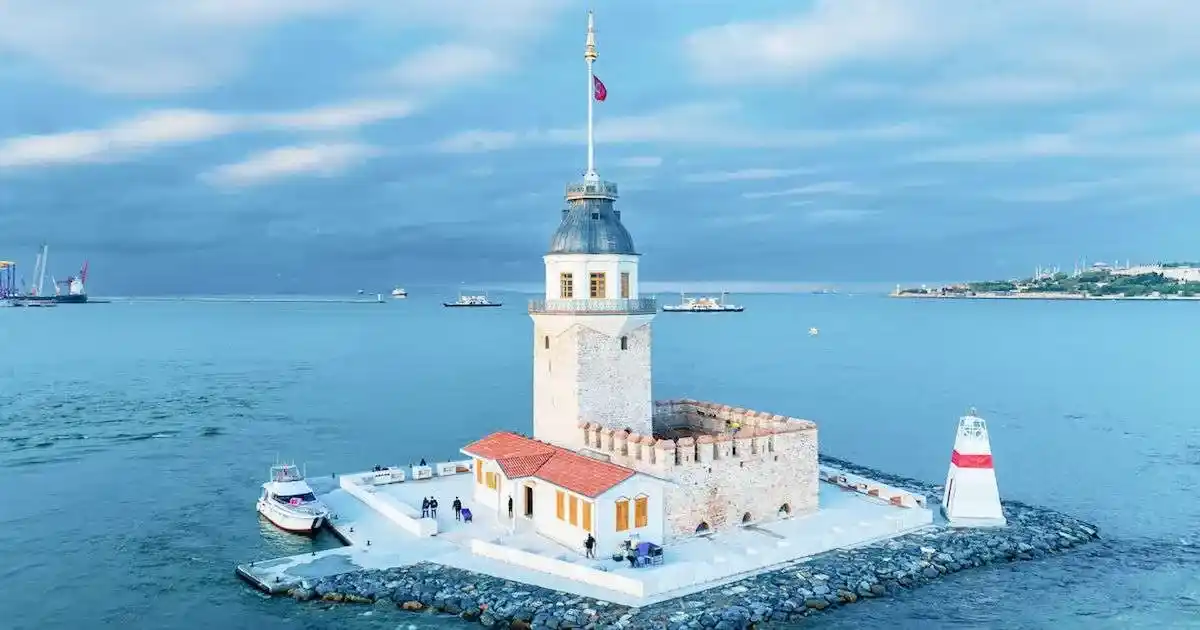
#> input picture resim1.webp, 1200 x 630 px
$ python first.py
#> lines starting #> are read from the running program, lines starting #| are printed output that depends on the picture

"""
Spyder Editor

This is a temporary script file.
"""

import cv2
from matplotlib import pyplot as plt


resim = cv2.imread("resim1.webp",0)
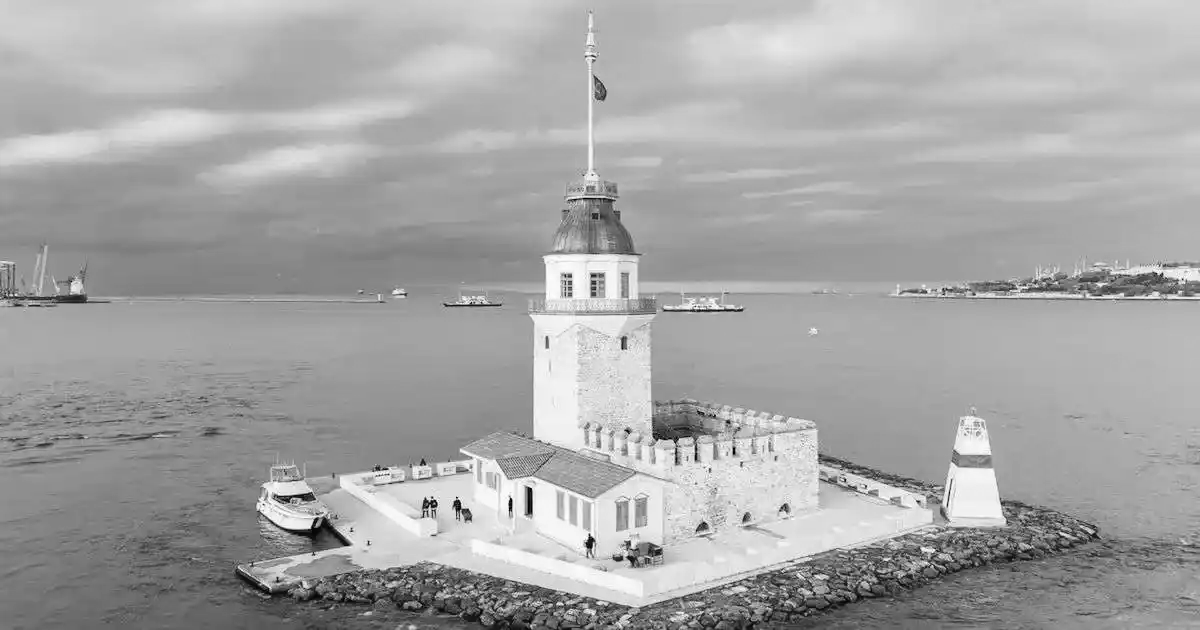
#> resim: shape (630, 1200); min 0, max 255, mean 165.9

cv2.imshow("resim", resim)
cv2.waitKey(3)
plt.imshow(resim,cmap="grey")
plt.show()

$ run again, with Jungfrauen-_oder_Leanderturm.jpg saved as resim1.webp
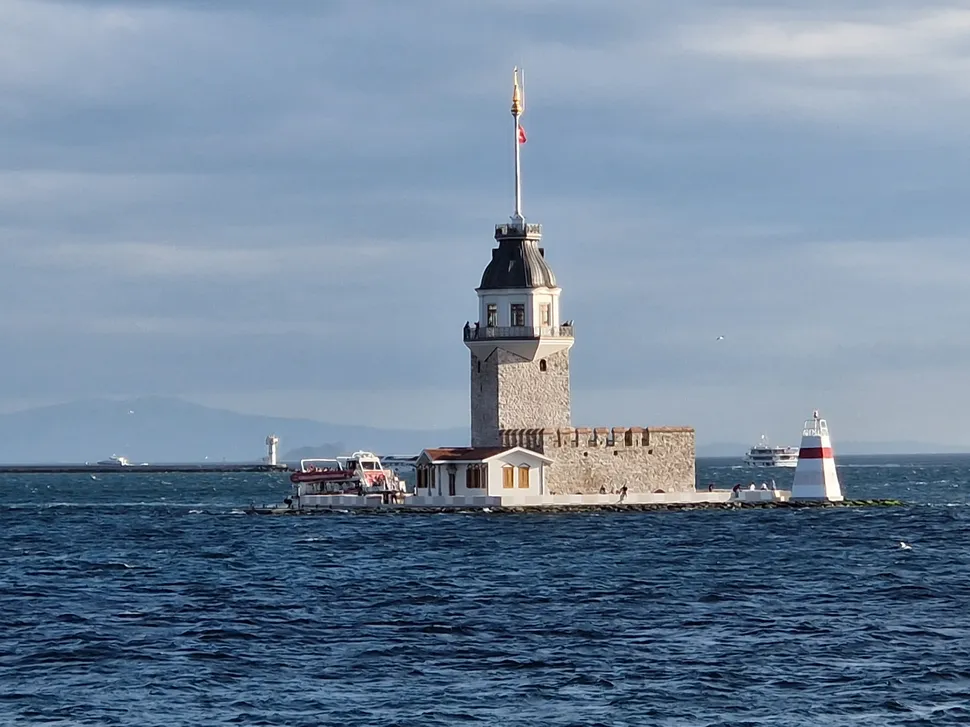
#> input picture Jungfrauen-_oder_Leanderturm.jpg, 970 x 727 px, shrunk from 4000 x 3000 before the run
#> `resim = cv2.imread("resim1.webp",0)`:
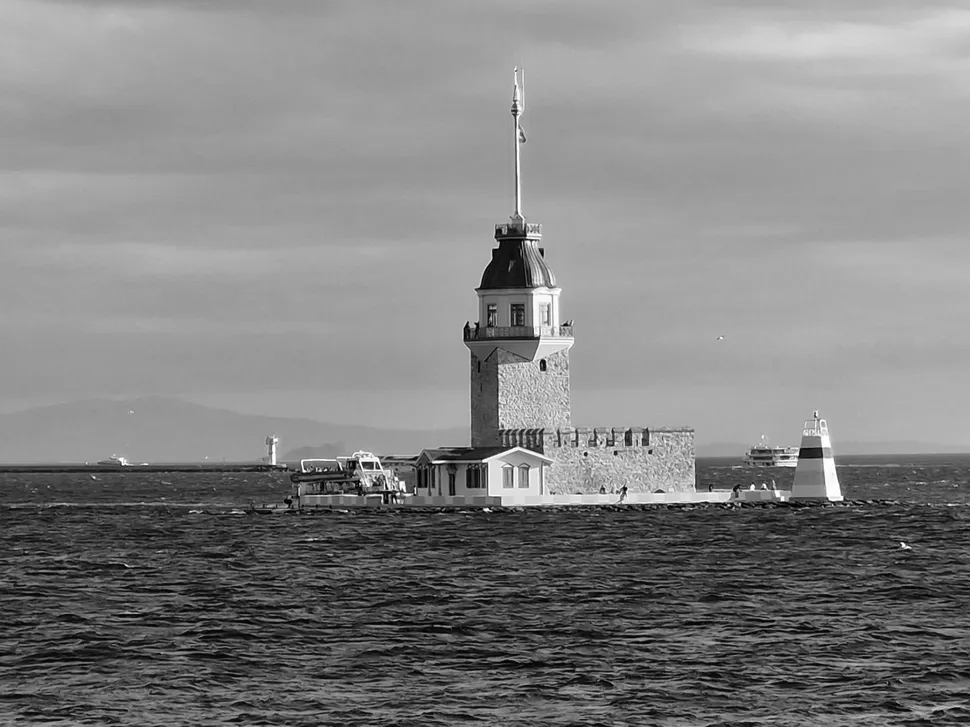
#> resim: shape (727, 970); min 0, max 255, mean 130.2

$ run again, with img1.jpg saved as resim1.webp
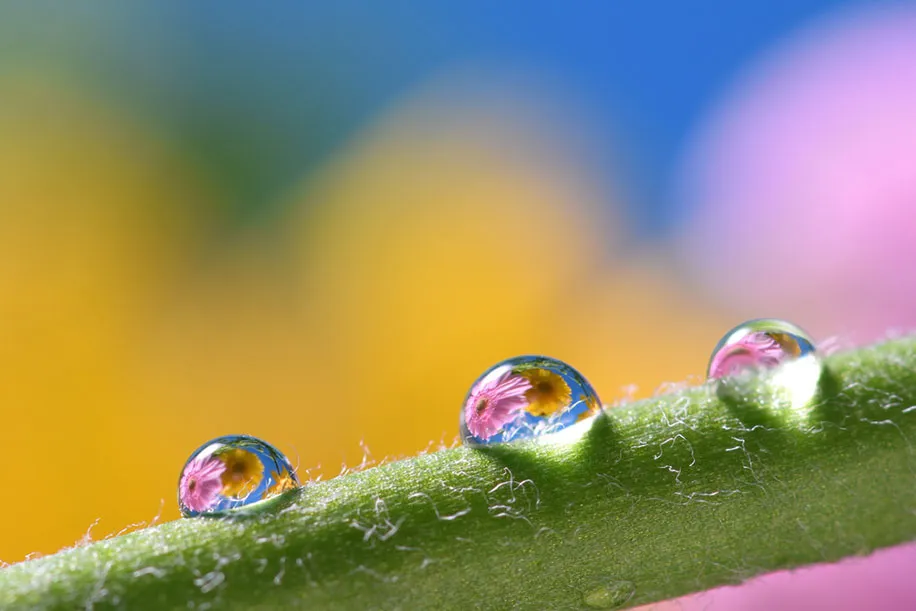
#> input picture img1.jpg, 916 x 611 px
#> `resim = cv2.imread("resim1.webp",0)`:
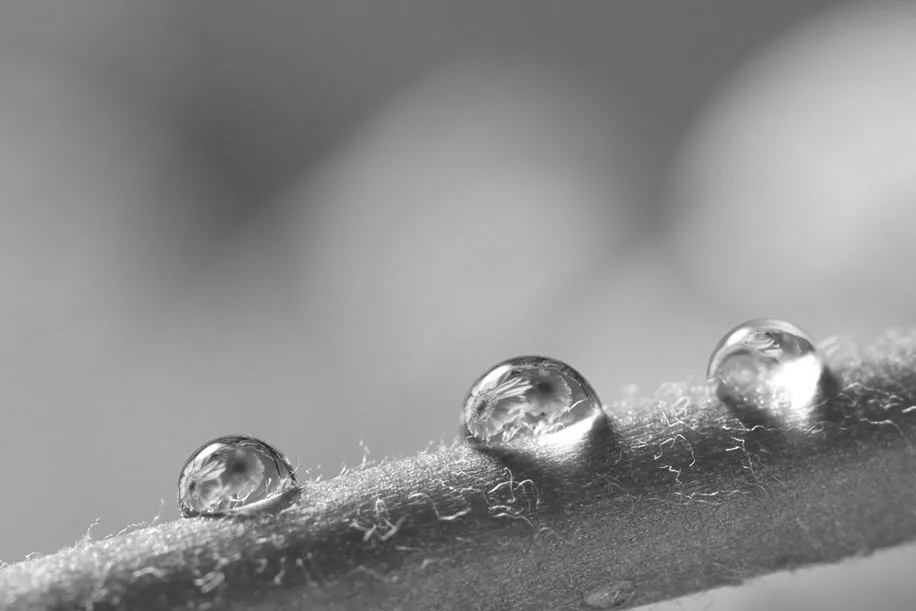
#> resim: shape (611, 916); min 29, max 255, mean 140.7
